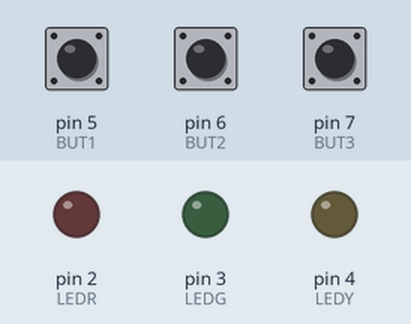
Simulated run of this sketch. Board: Arduino Uno, built with avr-gcc and run on an emulated ATmega328P. On the bench: output pins drawn as LEDs (lit = HIGH). The inputs (shaded band) are chosen by the test bench; at power-on: pin 5 (BUT1) LOW, pin 6 (BUT2) LOW, pin 7 (BUT3) LOW.

Above: at 1.2 s.
1.3 s: pin 5 (BUT1) pulled HIGH for 0.15 s
At 1.37 s:
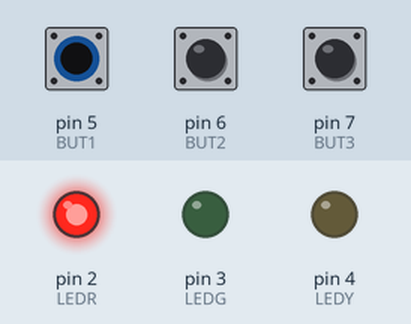
2.9 s: pin 6 (BUT2) pulled HIGH for 0.15 s
At 2.97 s:
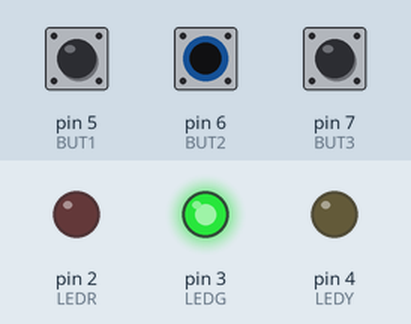
4.5 s: pin 7 (BUT3) pulled HIGH for 0.15 s
At 4.57 s:
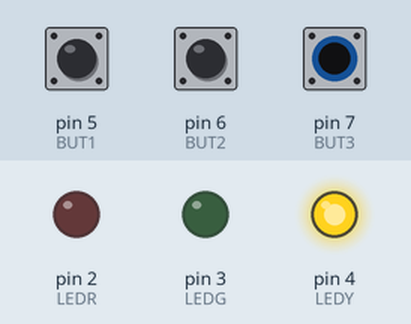
6.1 s: pin 7 (BUT3) pulled HIGH for 3.2 s
At 10.5 s:
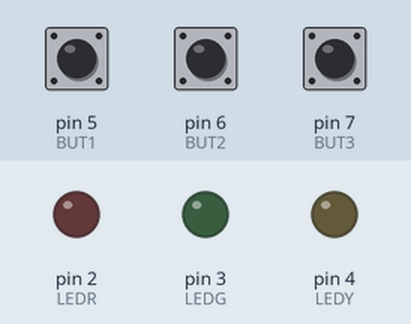
10.8 s: pin 5 (BUT1) pulled HIGH for 3.2 s
At 11.7 s:
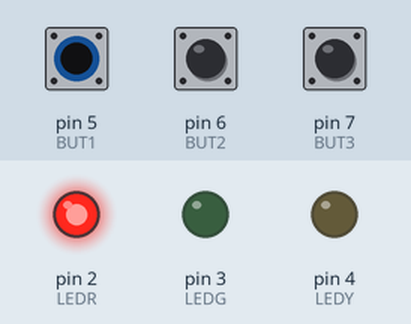
15.5 s: pin 5 (BUT1) driven HIGH and pin 6 (BUT2) driven HIGH
At 16.5 s:
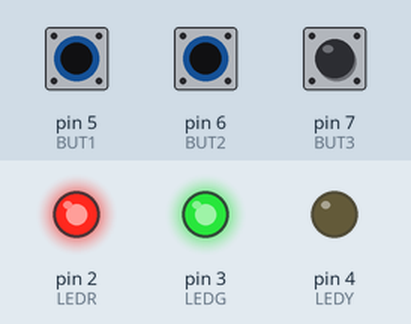
Timing chart, 0 to 18.0 s (numbered marks = the images above; inputs shaded):
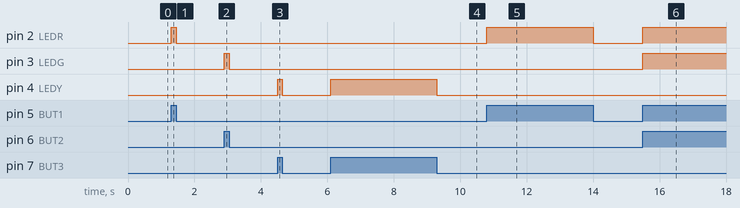

The sketch:

Mistura_de_Cores_LED_RGB.ino
```cpp
int LEDR = 2;
int LEDG = 3;
int LEDY = 4;
int BUT1 = 5;
int BUT2 = 6;
int BUT3 = 7;

void setup() {
  pinMode(LEDR, OUTPUT);
  pinMode(LEDG, OUTPUT);
  pinMode(LEDY, OUTPUT);
  pinMode(BUT1, INPUT);
  pinMode(BUT2, INPUT);
  pinMode(BUT3, INPUT);

}

void loop() {

  if (digitalRead(BUT1) == HIGH){

    digitalWrite(LEDR, HIGH);

  }
  else {

    digitalWrite(LEDR, LOW);
  }

  if (digitalRead(BUT2) == HIGH){

    digitalWrite(LEDG, HIGH);

  }
  else {

    digitalWrite(LEDG, LOW);

  }
  if (digitalRead(BUT3) == HIGH){

    digitalWrite(LEDY, HIGH);

  }
  else {

    digitalWrite(LEDY, LOW);

  }

}
```

Measured:
- after the input at 1.3 s, pin 2 (LEDR): LOW → HIGH at once, → LOW 0.15 s later
- after the input at 2.9 s, pin 3 (LEDG): LOW → HIGH at once, → LOW 0.15 s later
- after the input at 4.5 s, pin 4 (LEDY): LOW → HIGH at once, → LOW 0.15 s later
- after the input at 6.1 s, pin 4 (LEDY): LOW → HIGH at once, → LOW 3.2 s later
- after the input at 10.8 s, pin 2 (LEDR): LOW → HIGH at once, → LOW 3.2 s later
- after the input at 15.5 s, pin 2 (LEDR), pin 3 (LEDG): LOW → HIGH at once
